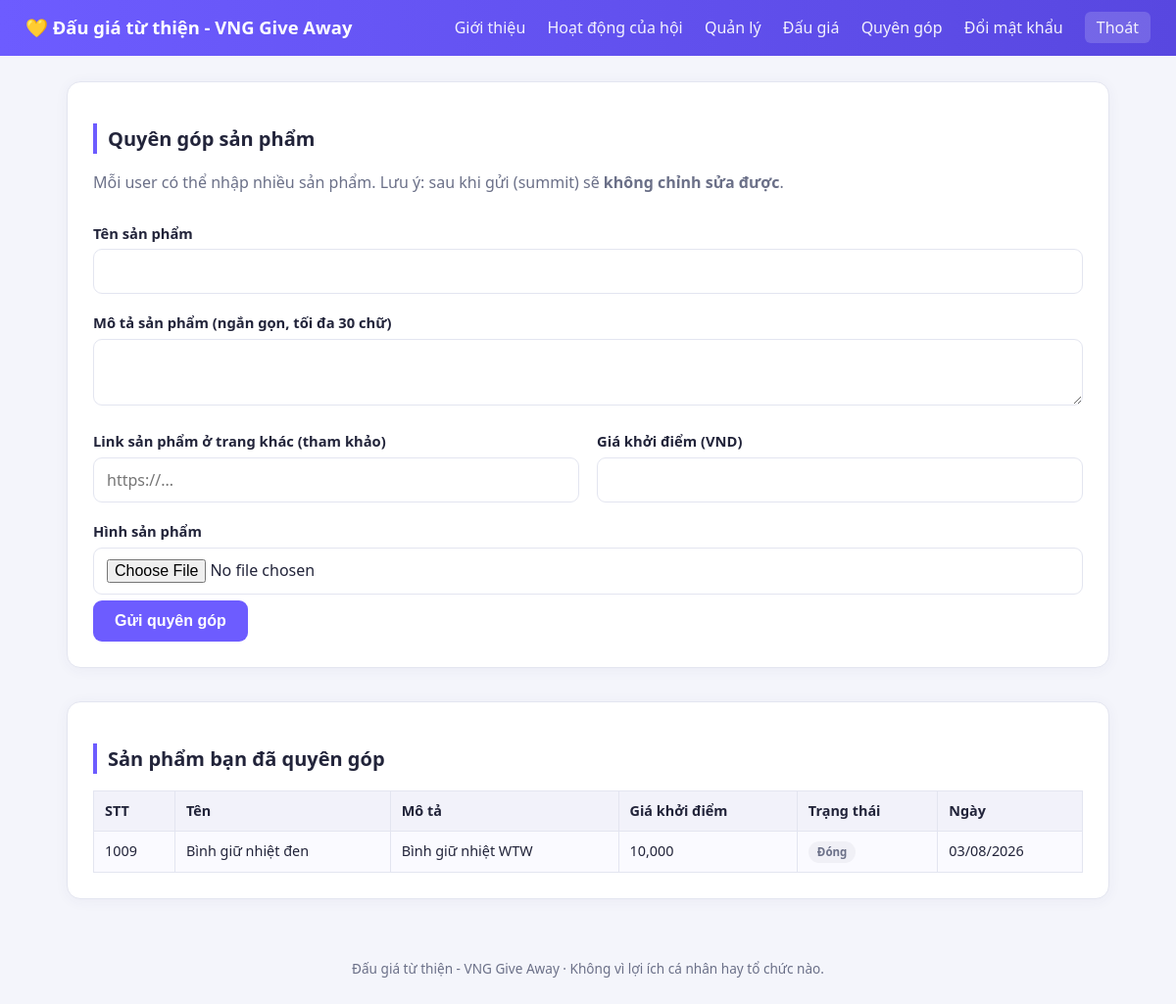
The app's page /donate (signed in) with its own data.
### app.py (models this page shows)
class Product(db.Model):
    id = db.Column(db.Integer, primary_key=True)
    stt = db.Column(db.Integer, unique=True, nullable=False)   # số thứ tự ngẫu nhiên tăng dần
    name = db.Column(db.String(200), nullable=False)
    description = db.Column(db.String(200))                    # mô tả ngắn (<=30 chữ)
    ext_link = db.Column(db.String(500))                       # link tham khảo trang khác
    image = db.Column(db.String(300))                          # tên file hình
    start_price = db.Column(db.Integer, nullable=False)        # giá khởi điểm
    donor = db.Column(db.String(120), nullable=False)         # người quyên góp
    status = db.Column(db.String(20), default='dong')          # dang | dong | done
    final_price = db.Column(db.Integer)                        # giá chốt đấu giá
    winner = db.Column(db.String(120))                         # người chốt giá
    donate_date = db.Column(db.DateTime, default=datetime.now)

### app.py (the view, shortened to what this page needs)
@app.route('/donate', methods=['GET', 'POST'])
def donate():
    u = current_user()
    if not u:
        return redirect(url_for('login'))
    my_products = Product.query.filter_by(donor=u.username).order_by(Product.stt).all()
    return render_template('donate.html', user=u, my_products=my_products)

### app.py (called while the page is built)
def current_user():
    uid = session.get('user_id')
    return db.session.get(User, uid) if uid else None

@app.context_processor
def inject_user():
    return {'cur_user': current_user()}

### templates/donate.html (shortened to what this page needs)
{% extends 'base.html' %}
{% block content %}
<div class="card section">
  <h2>Quyên góp sản phẩm</h2>
  <p class="muted">Mỗi user có thể nhập nhiều sản phẩm. Lưu ý: sau khi gửi (summit) sẽ <b>không chỉnh sửa được</b>.</p>
  <form method="post" enctype="multipart/form-data" class="form-grid">
    <div class="full">
      <label>Tên sản phẩm</label>
      <input type="text" name="name" required>
    </div>
    <div class="full">
      <label>Mô tả sản phẩm (ngắn gọn, tối đa 30 chữ)</label>
      <textarea name="description" rows="2"></textarea>
    </div>
    <div>
      <label>Link sản phẩm ở trang khác (tham khảo)</label>
      <input type="url" name="ext_link" placeholder="https://...">
    </div>
    <div>
      <label>Giá khởi điểm (VND)</label>
      <input type="number" name="start_price" min="0" required>
    </div>
    <div class="full">
      <label>Hình sản phẩm</label>
      <input type="file" name="image" accept="image/*">
    </div>
    <div class="full">
      <button class="btn" type="submit">Gửi quyên góp</button>
    </div>
  </form>
</div>
<div class="card section">
  <h2>Sản phẩm bạn đã quyên góp</h2>
  {% if my_products %}
  <table>
    <tr><th>STT</th><th>Tên</th><th>Mô tả</th><th>Giá khởi điểm</th><th>Trạng thái</th><th>Ngày</th></tr>
    {% for p in my_products %}
    <tr>
      <td>{{ p.stt }}</td>
      <td>{{ p.name }}</td>
      <td>{{ p.description }}</td>
      <td>{{ '{:,.0f}'.format(p.start_price) }}</td>
      <td>
        {% if p.status=='dang' %}<span class="tag tag-dang">Đăng</span>
        {% elif p.status=='done' %}<span class="tag tag-done">Done</span>
        {% else %}<span class="tag tag-dong">Đóng</span>{% endif %}
      </td>
      <td>{{ p.donate_date.strftime('%d/%m/%Y') }}</td>
    </tr>
    {% endfor %}
  </table>
  {% else %}
  <p class="muted">Bạn chưa quyên góp sản phẩm nào.</p>
  {% endif %}
</div>
{% endblock %}

### static/css/style.css (style rules this page uses)
:root { --primary:#6d5cff; --primary-d:#5847e0; --accent:#ffb800; --bg:#f4f5fb; --card:#ffffff; --text:#22243a; --muted:#6b7088; --border:#e3e5f0; --ok:#1f9d55; --err:#e03131; }
* { box-sizing:border-box }
body { margin:0;font-family:"Segoe UI",Roboto,Arial,sans-serif;background:var(--bg);color:var(--text);line-height:1.55 }
.card { background:var(--card);border:1px solid var(--border);border-radius:14px;padding:26px;box-shadow:0 2px 14px rgba(60,60,120,.05) }
label { display:block;margin:12px 0 5px;font-weight:600;font-size:.92rem }
input,textarea,select { width:100%;padding:11px 13px;border:1px solid var(--border);border-radius:9px;font-size:1rem;font-family:inherit }
.btn { display:inline-block;background:var(--primary);color:#fff;border:none;padding:12px 22px;border-radius:9px;font-size:1rem;font-weight:600;cursor:pointer;transition:.15s }
.muted { color:var(--muted) }
.tag { display:inline-block;font-size:.72rem;padding:2px 9px;border-radius:20px;font-weight:700 }
.tag-dong { background:#f0f0f6;color:var(--muted) }
table { width:100%;border-collapse:collapse;font-size:.9rem;margin-top:10px }
th,td { padding:9px 11px;border:1px solid var(--border);text-align:left }
th { background:#f2f2fa;font-weight:700 }
tr:nth-child(even) td { background:#fafaff }
.section { margin-bottom:34px }
.section h2 { border-left:4px solid var(--primary);padding-left:11px;font-size:1.25rem }
.form-grid { display:grid;grid-template-columns:1fr 1fr;gap:6px 18px }
.form-grid .full { grid-column:1/-1 }

### records on screen
Product: stt "1009", name "Bình giữ nhiệt đen", description "Bình giữ nhiệt WTW", start_price "10,000", status "Đóng", donate_date "03/08/2026"
